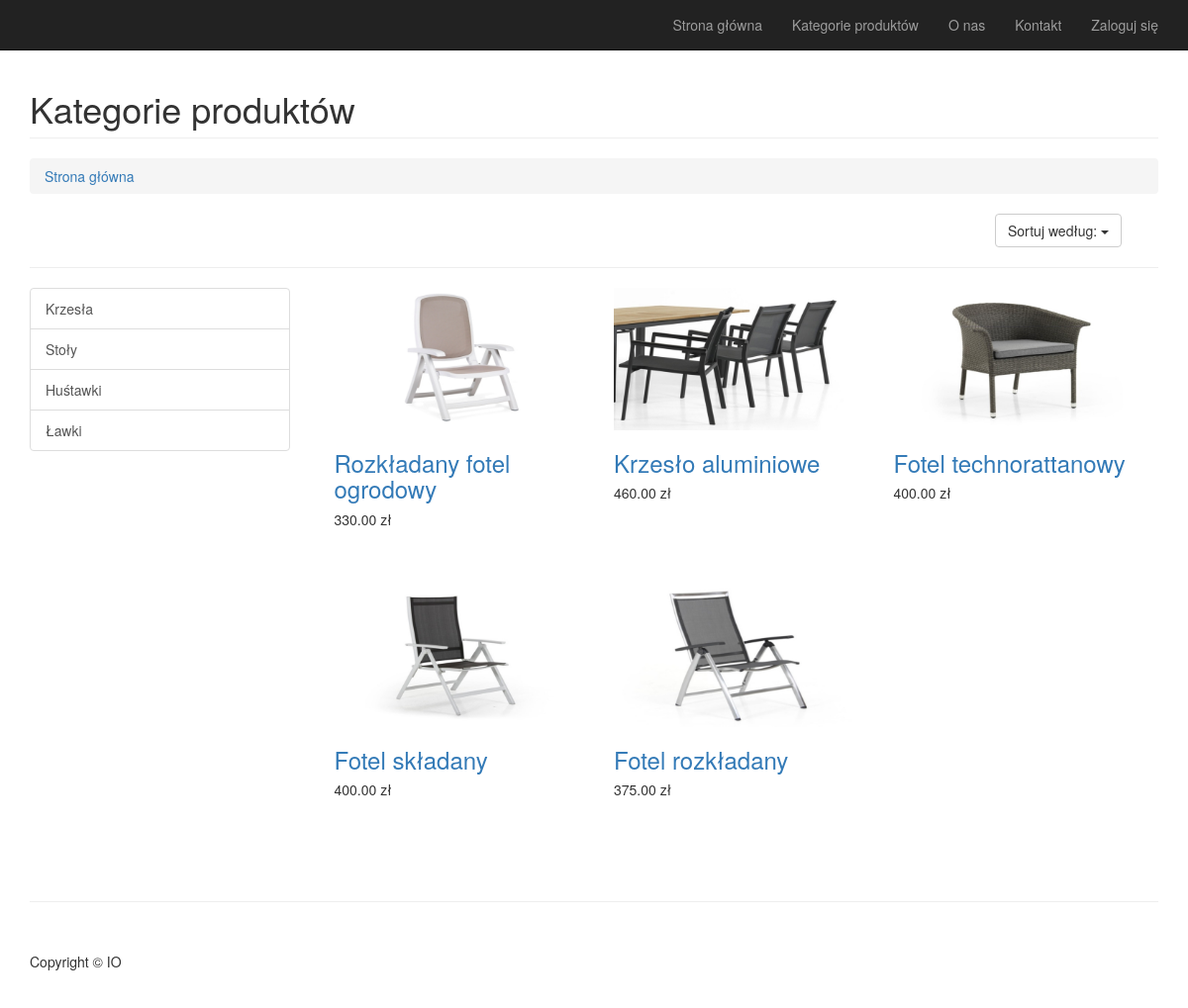
The page /index.php?action=category&val=1&sort_by=za on the database its author committed.
### tables this page shows
CREATE TABLE `kategoria` (
  `id_kategorii` int(11) NOT NULL,
  `nazwa_kategorii` text NOT NULL
);

CREATE TABLE `produkt` (
  `id_produktu` int(11) NOT NULL,
  `id_kategorii` int(11) NOT NULL,
  `nazwa_produktu` text NOT NULL,
  `cena_jednostkowa` decimal(9,2) NOT NULL,
  `opis_produktu` text NOT NULL,
  `image` varchar(255) NOT NULL
);

### class/View.class.php (called while the page is built, shortened)
<?php
class View {
	private $output = '';
	function __construct($templateFileName, $variables = array(), $params = array()) {
		$this->result = $variables;
        $filename = INDEX_DIR."/view/$templateFileName.tpl.php";
        include($filename);
        $this->output = ob_get_contents();
	}
	public function __toString() {
		return $this->output;
	}
}

### class/Controller.class.php (called while the page is built, shortened)
<?php
class Controller
{
	protected $db;
	protected $result = array();
	public function __construct(PageView $page, DB $db = null)
	{
		$this->db = $db;
	}
	public function category()
	{
		$id = htmlspecialchars($_GET['val']);
		if (isset($id)) {
			$product = new Product($this->db);
			$this->result[0] = $product->getProductByCategory($id);
			$this->result[1] = $product->getCategories();
			$view = new View('Category', $this->result);
		} else {
			$view = new View('Category');
		}
	}
}

### class/DB.class.php (called while the page is built, shortened)
<?php
class DB {
	private $pdo;
	public function __construct($dbtype, $dbhost, $dbname, $dbuser, $dbpass) {
		$dsn = "$dbtype:host=$dbhost;dbname=$dbname";
		$this->pdo = new PDO($dsn, $dbuser, $dbpass);
		$this->pdo->exec("SET NAMES 'utf8';");
	}
	public function query($query, $parameters = array()) {
		$statement = $this->pdo->prepare($query);
        if (false !== $statement->execute()) {
			return $statement;
        } else {
        	throw new ErrorException(print_r($statement->errorInfo(), true));
        }
	}
}

### class/Product.class.php (called while the page is built, shortened)
<?php
class Product {
    protected $db;
    function __construct(DB $db  = null)
    {
        $this->db = $db;
    }
    public function getProductByCategory($id)
    {
       $w = '';
 		switch($_GET['sort_by'])
 		{
 			case 'za':
 				$w .= 'ORDER BY  nazwa_produktu DESC';
 				break;
 		}
          $query = $this->db->query('select * from produkt where id_kategorii = "'.$id.'" '.$w.' ');
          $this->result = $query;
        return $this->result;
    }
    public function getCategories()
    {
        $query = $this->db->query('select * from kategoria');
        $this->result = $query;
        return $this->result;
    }
}

### class/PageView.class.php (called while the page is built, shortened)
<?php
class PageView {
	private $template;
	private $views = array();
	public function __construct($templateFileName) {
		$this->template = $templateFileName;
	}
	public function addView(View $view) {
		$this->views[] = $view;
	}
	public function __toString() {
		$views = $this->views;
		$filename = INDEX_DIR."/view/". $this->template . ".tpl.php";
        include($filename);
        $output = ob_get_contents();
        return $output;
	}
}

### view/Category.tpl.php (the view, shortened to what this page needs)
<div class="row">
    <div class="col-lg-12">
        <h1 class="page-header">Kategorie produktów
        </h1>
        <ol class="breadcrumb">
            <li><a href="index.php">Strona główna</a>
            </li>
        </ol>
    </div>
</div>
 <div class="row">
    <div class="col-md-10">
    </div>
    <div class="col-md-2">
    <button data-toggle="dropdown" class="btn btn-default dropdown-toggle">
    Sortuj według: <span class="caret"></span>
    </button>
    </div>
</div>
<div class="row">
    <div class="col-lg-12">
     <hr>
    </div>
</div>
<div class="row">
    <div class="col-md-3">
        <div class="list-group">
    <?php
    foreach ($this->result[1] as $row)
    {
    ?>
            <a href="index.php?action=category&val=<?=$row['id_kategorii'];?>" class="list-group-item"><?=$row['nazwa_kategorii'];?></a>
    <?php } ?>
        </div>
    </div>
    <div class="col-md-9">
    <?php
    foreach ($this->result[0] as $row)
    {
    ?>
        <div class="col-sm-4 col-xs-6" style="height:300px">
            <img class="img-responsive img-hover" src="<?=$row['image'];?>"/>
        <h3>
            <a href="index.php?action=show&id=<?=$row['id_produktu'];?>"><?=$row['nazwa_produktu'];?></a>
        </h3>
        <h5><?=$row['cena_jednostkowa'];?> zł</h5>
    </div>
    <?php } ?>
    </div>
</div>
<hr>

### view/Page.tpl.php (shortened to what this page needs)
<!DOCTYPE html>
<html lang="pl">
<head>
    <link href="css/bootstrap.min.css" rel="stylesheet">
    <link href="css/modern-business.css" rel="stylesheet">
    <link href="font-awesome-4.1.0/css/font-awesome.min.css" rel="stylesheet" type="text/css">
</head>
<body>
<nav class="navbar navbar-inverse navbar-fixed-top" role="navigation">
    <div class="container">
        <div class="collapse navbar-collapse" id="bs-example-navbar-collapse-1">
            <ul class="nav navbar-nav navbar-right">
                <li>
                    <a href="index.php">Strona główna</a>
                </li>
                <li>
                    <a href="index.php?action=category&val=1">Kategorie produktów</a>
                </li>
                <li>
                    <a href="index.php?action=oNas">O nas</a>
                </li>
                <li>
                    <a href="index.php?action=kontakt">Kontakt</a>
                </li>
                <li>
                    <?php if ($_SESSION['login'] == 'yes') { ?>
                        <?php if (!isset($_SESSION['pracownik']) || !$_SESSION['pracownik']) { ?>
                            <a href="index.php?action=userpanel">Witaj: <?= $_SESSION['user']; ?></a>
                        <?php } else { ?>
                            <a href="#">Witaj: <?= $_SESSION['user']; ?></a>
                        <?php } ?>
                    <?php } else { ?>
                        <a href="index.php?action=login">Zaloguj się</a>
                    <?php } ?>
                </li>
            </ul>
        </div>
    </div>
</nav>
<div class="container">
    <?php
    foreach ($views as $view) echo $view;
    ?>
    <footer>
        <div class="row">
            <div class="col-lg-12">
                <p>Copyright &copy; IO</p>
            </div>
        </div>
    </footer>
</div>
</body>
</html>

### css/modern-business.css (style rules this page uses)
html, body { height: 100%; }
body { padding-top: 50px; }
footer { margin: 50px 0; }

### rows shown on the page
kategoria: nazwa_kategorii "Krzesła"
kategoria: nazwa_kategorii "Stoły"
kategoria: nazwa_kategorii "Huśtawki"
kategoria: nazwa_kategorii "Ławki"
produkt: image (picture), nazwa_produktu "Rozkładany fotel ogrodowy", cena_jednostkowa "330.00"
produkt: image (picture), nazwa_produktu "Krzesło aluminiowe", cena_jednostkowa "460.00"
produkt: image (picture), nazwa_produktu "Fotel technorattanowy", cena_jednostkowa "400.00"
produkt: image (picture), nazwa_produktu "Fotel składany", cena_jednostkowa "400.00"
produkt: image (picture), nazwa_produktu "Fotel rozkładany", cena_jednostkowa "375.00"
